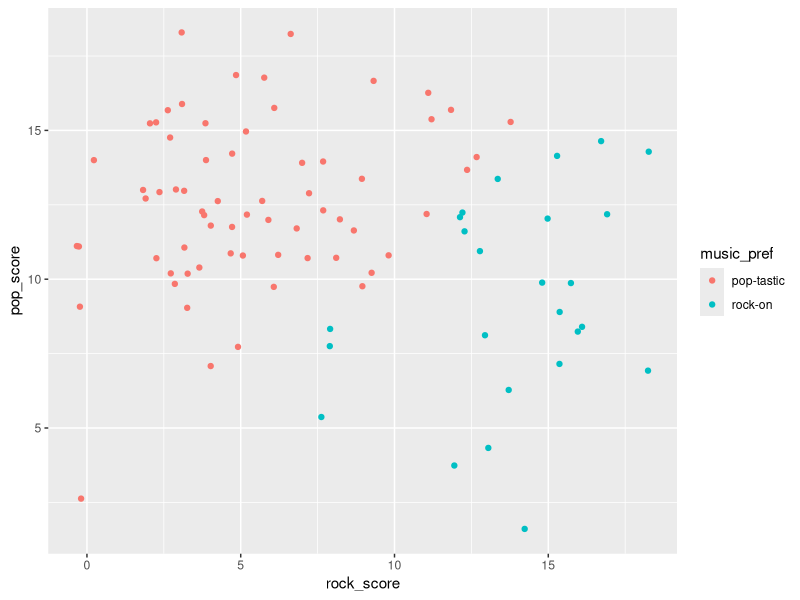
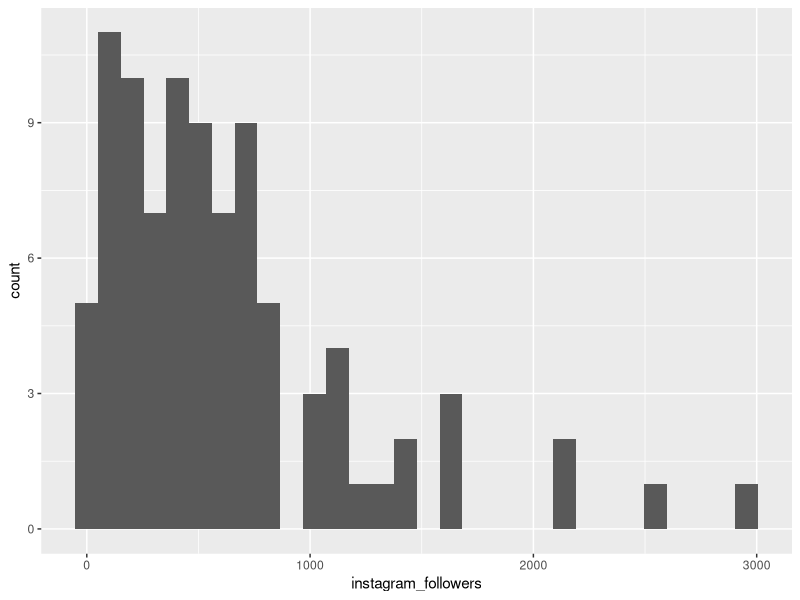
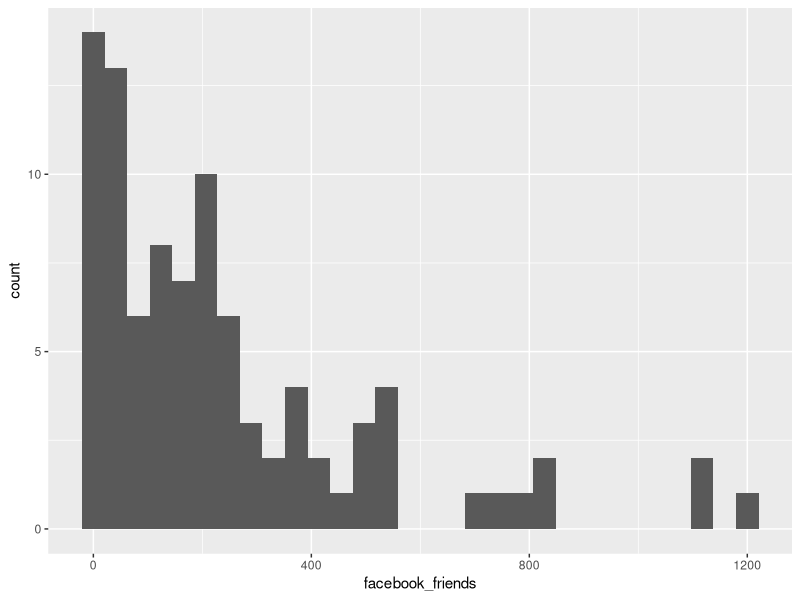
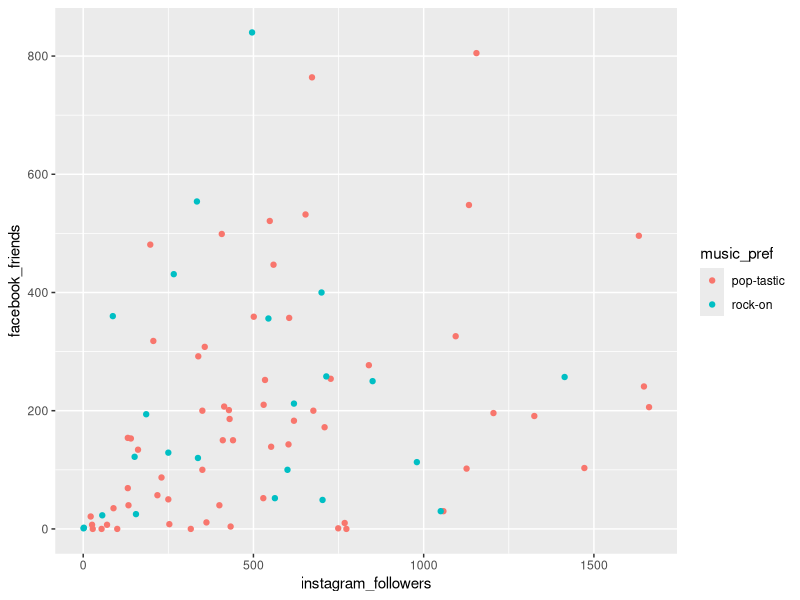

These figures' R source, in order: (Note: this script raises an error after producing the figures.)
library(tidyverse)
library(pwr)
library(rstatix)

data_w9 <- read_csv("music_smedia.csv") # read in the data

# TASK 1 - data visualisation and cleaning

data_w9 %>% 
  ggplot() +
  geom_jitter(aes(x = rock_score, y = pop_score, colour = music_pref))

# draw a histogram of the instagram followers data
data_w9 %>% 
  ggplot() +
  geom_histogram(aes(x = instagram_followers))

# draw a histogram of the facebook friends data
data_w9 %>% 
  ggplot() +
  geom_histogram(aes(x = facebook_friends))

data_w9 <- 
  data_w9 %>% 
  mutate(z_FF = scale(facebook_friends), # z-transform of facebook friends
         z_IF = scale(instagram_followers)) # z-transform of instagram followers

# descriptive stats
mean(data_w9$z_FF) # for example - also sd(), min(), max()

# removing outliers
data_w9_f <- 
  data_w9 %>% 
  filter(z_FF < 2.5 & z_IF < 2.5) # 


# TASK 2 - Testing differences with a t-test

#optional plot - probably remove
data_w9_f %>% 
  ggplot() +
  geom_point(aes(x = instagram_followers, y = facebook_friends, colour = music_pref))

# summarise the data
data_w9_f %>% 
  group_by(music_pref) %>% 
  summarise(meanFF = mean(facebook_friends),
            meanIF = mean(instagram_followers),
            N = n()) # how many in each group - no need to edit this

# collect the relevant data for t-test

# test for equality of variances
var.test(data = data_w9_f, facebook_friends ~ music_pref)

# perform the t-test
t.test(data = data_w9_f, 
       facebook_friends ~ music_pref, 
       paired = FALSE, 
       var.equal = TRUE) # change this based on the results of your levene test


# TASK 3 - Power calculations

data_stroop <- read_csv("data_stroop.csv")

# this code removes the control condition from the Stroop data
data_stroop <- 
  data_stroop %>% 
  filter(condition == "compatible" | condition == "incompatible")

# find the effect size (d) for the Stroop effect
cohens_d(data = data_stroop, 
         time ~ condition)

pwr.t.test(n = 20, d = .92, type = "paired") # what power would we achieve?

pwr.t.test(power = .8, d = .92, type = "paired") # what N would we need?

pwr.t.test(power = .9, n = 40, type = "paired") # what effect size could we detect?
